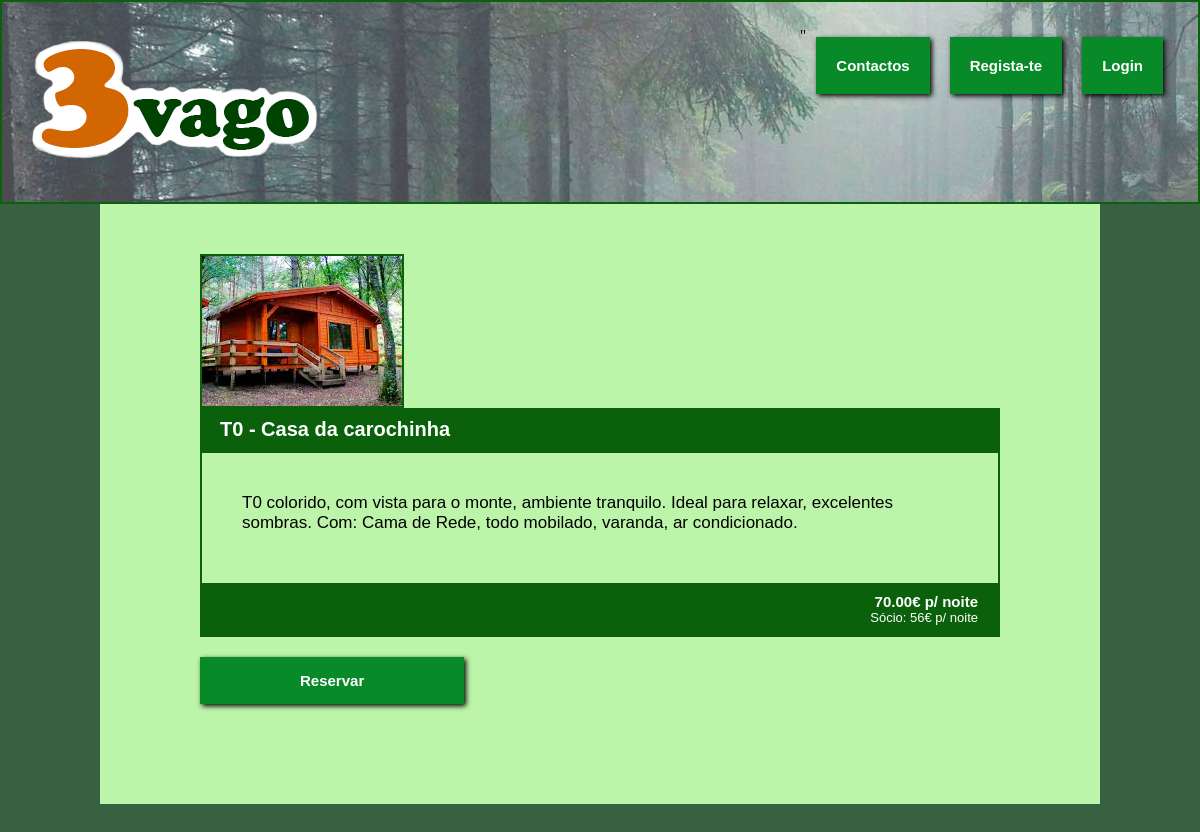
The app's page /paginas/PgDescricao.php?IdCabana=1 with its own data.
### tables this page shows
CREATE TABLE `cabana` (
  `IdCabana` int(3) NOT NULL,
  `Lotacao` int(2) NOT NULL,
  `img_cabana` varchar(30) NOT NULL,
  `tipo` varchar(4) NOT NULL,
  `nome` varchar(40) NOT NULL,
  `preco_p_noite` decimal(6,2) NOT NULL,
  `Descricao` text NOT NULL,
  `estado` int(1) NOT NULL DEFAULT '1'
);

### paginas/PgDescricao.php (the view, shortened to what this page needs)
<!DOCTYPE html>
<html>
<head>
</head>
<body>
<div id="cabecalho">
    <a href='index.php'>
		<div id="logo">
		</div>
	</a>
    <div class= "input-div">
	  <?php
		if(isset($_SESSION["user"])){
			echo "
			<div id='botao'>
				<form action='./Utilizador/logout.php'>
					<input type='submit' value='Logout'>
				 </form>
			</div>
			<div id='botao'>
				<form action='./Utilizador/PgUtilizador.php'>
					<input type='submit' value='Area Pessoal'>
				 </form>
			</div>";
		}else {
			echo "
			<div id='botao'>
				<form action='./Login/PgLogin.php'>
					<input type='submit' value='Login'>
				</form>
			</div>
			<div id='botao'>
				<form action='./Registo/PgRegisto.php'>
					<input type='submit' value='Regista-te'>
				</form>
			</div>
			";
		}
	  ?>
		<div id='botao'>
			<form action='contatos.php'>
				<input type='submit' value='Contactos'>
			</form>
		</div>"
    </div>
</div>
<div id="corpo">
	<?php
		if(isset($_GET['IdCabana'])){
			$sql = "SELECT * FROM cabana WHERE idCabana = ".$_GET['IdCabana']."";
			$retval = mysqli_query( $conn, $sql );
			$row = mysqli_fetch_array($retval);
			$preco_socio = $row["preco_p_noite"]*0.8;
			echo "
			<div id='usable'>
				<div id= 'imagem'>
					<img src='../media/bungalows/".$row["img_cabana"]."' whith=200 height=150>
				</div>
				<div id='titulo'>
					".$row["nome"]."
				</div>
				<div id= 'cab'>
					<div id='texto'>
						".$row["Descricao"]."
						<div id='preco'>
							<b>".$row["preco_p_noite"]."€ p/ noite</b>
							<div id='precoSocio'>
								Sócio: ".$preco_socio."€ p/ noite
							</div>
						</div>
					</div>
					<form action='./Reserva/PgReserva.php'>
						<input type='submit' value='Reservar' id='reserva'>
					</form>
				</div>
			</div>
			";
		}else
			echo "<script>setTimeout(function(){ window.location.href = 'index.php'; }, 0)</script>";
	?>
</div>
</body>
</html>

### paginas/PgDescricao.php (style rules this page uses)
body { background-color:#376141; }
#cabecalho { margin: -8px; height:200px; background-image:url(../media/imgs_sistema/cabecalho.png); border: 2px solid #0B610B; }
.input-div { margin:25px; float:right; height:150px; }
input[type=submit] { background-color:#088A29; padding:20px; font: bold 15px sans-serif; color:white; box-shadow:2px 2px 5px #000000; cursor:pointer; border:0px; }
#botao { float:right; margin:10px; }
#logo { float:left; background-image:url(../media/imgs_sistema/logo.png); margin-left:20px; margin-top:-10px; width:300px; height:200px; }
#corpo { width:1000px; margin: 8px auto 0px; background-color: #BCF5A9; }
#preco { margin:-40px; margin-top:50px; color:white; padding:10px 20px; background-color:#0B610B; font: normal 15px sans-serif; text-decoration:no; text-align: right; }
#precoSocio { font: normal 13px sans-serif; }
#titulo { background-color:#0B610B; text-align: bottom; font: bold 20px sans-serif; color:white; padding:10px 20px; }
#texto { text-align: left; font: normal 17px sans-serif; padding:40px 40px; border: 2px solid #0B610B; }
#cab { float:left; }
#imagem { width:200px; height:150px; border: 2px solid #0B610B; }
#usable { height:500px; margin:50px; padding:50px; margin-top:-8px; }
#reserva { margin:20px auto 20px; padding:15px 100px; }

### records on screen
cabana: img_cabana (picture), nome "T0 - Casa da carochinha", Descricao "T0 colorido, com vista para o monte, ambiente tranquilo. Ideal para relaxar, excelentes sombras. Com: Cama de Rede, todo mobilado, varanda, ar condicionado.", preco_p_noite "70.00", preco_p_noite "56"
